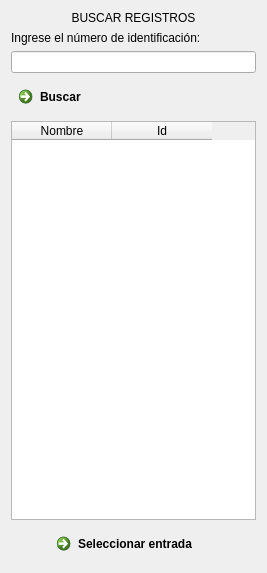
       <widget class="QWidget" name="scrollAreaWidgetContents_2">
        <property name="geometry">
         <rect>
          <x>0</x>
          <y>0</y>
          <width>267</width>
          <height>573</height>
         </rect>
        </property>
        <layout class="QGridLayout" name="gridLayout_9">
         <item row="1" column="0">
          <widget class="QLabel" name="label_11">
           <property name="text">
            <string>Ingrese el número de identificación:</string>
           </property>
          </widget>
         </item>
         <item row="3" column="0">
          <widget class="QCommandLinkButton" name="commandLinkButton_3">
           <property name="layoutDirection">
            <enum>Qt::LeftToRight</enum>
           </property>
           <property name="text">
            <string>Buscar</string>
           </property>
          </widget>
         </item>
         <item row="0" column="0">
          <widget class="QLabel" name="label_10">
           <property name="text">
            <string>BUSCAR REGISTROS</string>
           </property>
           <property name="alignment">
            <set>Qt::AlignCenter</set>
           </property>
          </widget>
         </item>
         <item row="2" column="0">
          <widget class="QLineEdit" name="lineEdit_6"/>
         </item>
         <item row="5" column="0" alignment="Qt::AlignHCenter">
          <widget class="QCommandLinkButton" name="commandLinkButton_4">
           <property name="text">
            <string>Seleccionar entrada</string>
           </property>
          </widget>
         </item>
         <item row="4" column="0">
          <widget class="QTableWidget" name="tableWidget">
           <column>
            <property name="text">
             <string>Nombre</string>
            </property>
           </column>
           <column>
            <property name="text">
             <string>Id</string>
            </property>
           </column>
          </widget>
         </item>
        </layout>
       </widget>
